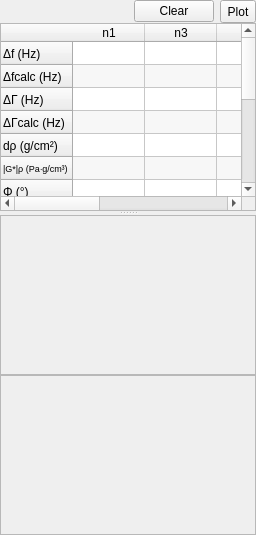
          <widget class="QWidget" name="page_spectra_mechanics">
           <layout class="QVBoxLayout" name="verticalLayout_35">
            <property name="spacing">
             <number>0</number>
            </property>
            <property name="leftMargin">
             <number>0</number>
            </property>
            <property name="topMargin">
             <number>0</number>
            </property>
            <property name="rightMargin">
             <number>0</number>
            </property>
            <property name="bottomMargin">
             <number>0</number>
            </property>
            <item>
             <widget class="QSplitter" name="splitter_3">
              <property name="orientation">
               <enum>Qt::Vertical</enum>
              </property>
              <widget class="QWidget" name="layoutWidget">
               <layout class="QVBoxLayout" name="verticalLayout_26">
                <property name="spacing">
                 <number>0</number>
                </property>
                <item>
                 <layout class="QHBoxLayout" name="horizontalLayout_20"/>
                </item>
                <item>
                 <layout class="QHBoxLayout" name="horizontalLayout_21">
                  <property name="spacing">
                   <number>6</number>
                  </property>
                  <item>
                   <widget class="QLabel" name="label_spectra_mechanics_currmechkey">
                    <property name="text">
                     <string/>
                    </property>
                   </widget>
                  </item>
                  <item>
                   <spacer name="horizontalSpacer_17">
                    <property name="orientation">
                     <enum>Qt::Horizontal</enum>
                    </property>
                    <property name="sizeHint" stdset="0">
                     <size>
                      <width>40</width>
                      <height>20</height>
                     </size>
                    </property>
                   </spacer>
                  </item>
                  <item>
                   <widget class="QPushButton" name="pushButton_spectra_mechanics_clear">
                    <property name="sizePolicy">
                     <sizepolicy hsizetype="Preferred" vsizetype="Fixed">
                      <horstretch>0</horstretch>
                      <verstretch>0</verstretch>
                     </sizepolicy>
                    </property>
                    <property name="text">
                     <string>Clear</string>
                    </property>
                   </widget>
                  </item>
                  <item>
                   <widget class="QToolButton" name="toolButton_spectra_mechanics_plotrows">
                    <property name="sizePolicy">
                     <sizepolicy hsizetype="Preferred" vsizetype="Fixed">
                      <horstretch>0</horstretch>
                      <verstretch>0</verstretch>
                     </sizepolicy>
                    </property>
                    <property name="minimumSize">
                     <size>
                      <width>0</width>
                      <height>23</height>
                     </size>
                    </property>
                    <property name="text">
                     <string>Plot</string>
                    </property>
                    <property name="popupMode">
                     <enum>QToolButton::InstantPopup</enum>
                    </property>
                    <property name="toolButtonStyle">
                     <enum>Qt::ToolButtonTextBesideIcon</enum>
                    </property>
                    <property name="autoRaise">
                     <bool>false</bool>
                    </property>
                    <property name="arrowType">
                     <enum>Qt::NoArrow</enum>
                    </property>
                   </widget>
                  </item>
                 </layout>
                </item>
                <item>
                 <widget class="QTableWidget" name="tableWidget_spectra_mechanics_table">
                  <property name="sizePolicy">
                   <sizepolicy hsizetype="Expanding" vsizetype="Preferred">
                    <horstretch>0</horstretch>
                    <verstretch>0</verstretch>
                   </sizepolicy>
                  </property>
                  <property name="sizeAdjustPolicy">
                   <enum>QAbstractScrollArea::AdjustIgnored</enum>
                  </property>
                  <property name="dragEnabled">
                   <bool>false</bool>
                  </property>
                  <property name="alternatingRowColors">
                   <bool>true</bool>
                  </property>
                  <property name="showGrid">
                   <bool>true</bool>
                  </property>
                  <property name="gridStyle">
                   <enum>Qt::SolidLine</enum>
                  </property>
                  <property name="cornerButtonEnabled">
                   <bool>true</bool>
                  </property>
                  <attribute name="horizontalHeaderVisible">
                   <bool>true</bool>
                  </attribute>
                  <attribute name="horizontalHeaderCascadingSectionResizes">
                   <bool>true</bool>
                  </attribute>
                  <attribute name="horizontalHeaderDefaultSectionSize">
                   <number>72</number>
                  </attribute>
                  <attribute name="horizontalHeaderStretchLastSection">
                   <bool>false</bool>
                  </attribute>
                  <attribute name="verticalHeaderDefaultSectionSize">
                   <number>22</number>
                  </attribute>
                  <attribute name="verticalHeaderMinimumSectionSize">
                   <number>23</number>
                  </attribute>
                  <attribute name="verticalHeaderShowSortIndicator" stdset="0">
                   <bool>false</bool>
                  </attribute>
                  <attribute name="verticalHeaderStretchLastSection">
                   <bool>false</bool>
                  </attribute>
                  <row>
                   <property name="text">
                    <string>Δf (Hz)</string>
                   </property>
                  </row>
                  <row>
                   <property name="text">
                    <string>Δfcalc (Hz)</string>
                   </property>
                  </row>
                  <row>
                   <property name="text">
                    <string>ΔΓ (Hz)</string>
                   </property>
                  </row>
                  <row>
                   <property name="text">
                    <string>ΔΓcalc (Hz)</string>
                   </property>
                  </row>
                  <row>
                   <property name="text">
                    <string>dρ (g/cm²)</string>
                   </property>
                  </row>
                  <row>
                   <property name="text">
                    <string>|G*|ρ (Pa∙g/cm³)</string>
                   </property>
                   <property name="font">
                    <font>
                     <pointsize>7</pointsize>
                    </font>
                   </property>
                  </row>
                  <row>
                   <property name="text">
                    <string>Φ (°)</string>
                   </property>
                  </row>
                  <row>
                   <property name="text">
                    <string>d/λₙ</string>
                   </property>
                  </row>
                  <row>
                   <property name="text">
                    <string>λρ (g/cm²)</string>
                   </property>
                  </row>
                  <row>
                   <property name="text">
                    <string>δρ (g/cm²)</string>
                   </property>
                  </row>
                  <row>
                   <property name="text">
                    <string>Δf/Δfₛₙ</string>
                   </property>
                  </row>
                  <row>
                   <property name="text">
                    <string>ΔΓ/Δfₛₙ</string>
                   </property>
                  </row>
                  <row>
                   <property name="text">
                    <string>rh</string>
                   </property>
                  </row>
                  <row>
                   <property name="text">
                    <string>rd</string>
                   </property>
                  </row>
                  <column>
                   <property name="text">
                    <string>n1</string>
                   </property>
                  </column>
                  <column>
                   <property name="text">
                    <string>n3</string>
                   </property>
                  </column>
                  <column>
                   <property name="text">
                    <string>n5</string>
                   </property>
                  </column>
                  <column>
                   <property name="text">
                    <string>n7</string>
                   </property>
                  </column>
                  <column>
                   <property name="text">
                    <string>n9</string>
                   </property>
                  </column>
                  <item row="0" column="0">
                   <property name="text">
                    <string/>
                   </property>
                  </item>
                 </widget>
                </item>
               </layout>
              </widget>
              <widget class="QWidget" name="layoutWidget">
               <layout class="QVBoxLayout" name="verticalLayout_25">
                <property name="spacing">
                 <number>0</number>
                </property>
                <item>
                 <widget class="QFrame" name="frame_spectra_mechanics_contour1">
                  <property name="sizePolicy">
                   <sizepolicy hsizetype="Expanding" vsizetype="Expanding">
                    <horstretch>0</horstretch>
                    <verstretch>0</verstretch>
                   </sizepolicy>
                  </property>
                  <property name="minimumSize">
                   <size>
                    <width>0</width>
                    <height>160</height>
                   </size>
                  </property>
                  <property name="frameShape">
                   <enum>QFrame::StyledPanel</enum>
                  </property>
                  <property name="frameShadow">
                   <enum>QFrame::Sunken</enum>
                  </property>
                 </widget>
                </item>
                <item>
                 <widget class="QFrame" name="frame_spectra_mechanics_contour2">
                  <property name="sizePolicy">
                   <sizepolicy hsizetype="Expanding" vsizetype="Expanding">
                    <horstretch>0</horstretch>
                    <verstretch>0</verstretch>
                   </sizepolicy>
                  </property>
                  <property name="minimumSize">
                   <size>
                    <width>0</width>
                    <height>160</height>
                   </size>
                  </property>
                  <property name="frameShape">
                   <enum>QFrame::StyledPanel</enum>
                  </property>
                  <property name="frameShadow">
                   <enum>QFrame::Sunken</enum>
                  </property>
                 </widget>
                </item>
               </layout>
              </widget>
             </widget>
            </item>
           </layout>
          </widget>
